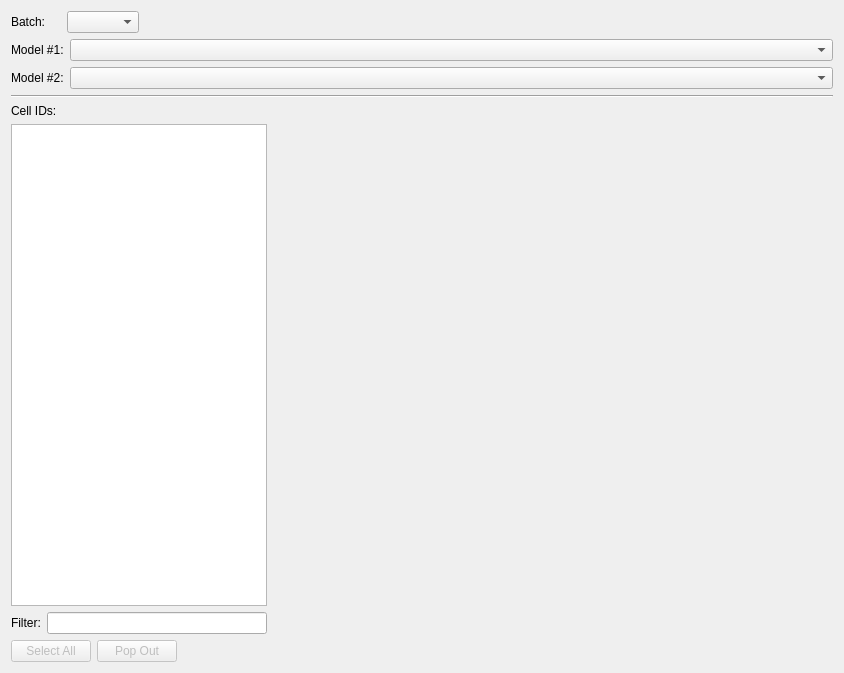
<?xml version="1.0" encoding="UTF-8"?>
<ui version="4.0">
 <class>Form</class>
 <widget class="QWidget" name="Form">
  <property name="geometry">
   <rect>
    <x>0</x>
    <y>0</y>
    <width>844</width>
    <height>673</height>
   </rect>
  </property>
  <property name="windowTitle">
   <string>Compare Models</string>
  </property>
  <layout class="QVBoxLayout" name="verticalLayout">
   <item>
    <layout class="QHBoxLayout" name="horizontalLayout">
     <item>
      <widget class="QLabel" name="label">
       <property name="minimumSize">
        <size>
         <width>50</width>
         <height>0</height>
        </size>
       </property>
       <property name="text">
        <string>Batch:</string>
       </property>
      </widget>
     </item>
     <item>
      <widget class="QComboBox" name="comboBoxBatches"/>
     </item>
     <item>
      <spacer name="horizontalSpacer">
       <property name="orientation">
        <enum>Qt::Horizontal</enum>
       </property>
       <property name="sizeHint" stdset="0">
        <size>
         <width>40</width>
         <height>20</height>
        </size>
       </property>
      </spacer>
     </item>
    </layout>
   </item>
   <item>
    <layout class="QHBoxLayout" name="horizontalLayout_3">
     <item>
      <widget class="QLabel" name="label_2">
       <property name="minimumSize">
        <size>
         <width>50</width>
         <height>0</height>
        </size>
       </property>
       <property name="text">
        <string>Model #1:</string>
       </property>
      </widget>
     </item>
     <item>
      <widget class="QComboBox" name="comboBoxModel1">
       <property name="sizePolicy">
        <sizepolicy hsizetype="Preferred" vsizetype="Fixed">
         <horstretch>1</horstretch>
         <verstretch>0</verstretch>
        </sizepolicy>
       </property>
      </widget>
     </item>
    </layout>
   </item>
   <item>
    <layout class="QHBoxLayout" name="horizontalLayout_2">
     <item>
      <widget class="QLabel" name="label_4">
       <property name="minimumSize">
        <size>
         <width>50</width>
         <height>0</height>
        </size>
       </property>
       <property name="text">
        <string>Model #2:</string>
       </property>
      </widget>
     </item>
     <item>
      <widget class="QComboBox" name="comboBoxModel2">
       <property name="sizePolicy">
        <sizepolicy hsizetype="Preferred" vsizetype="Fixed">
         <horstretch>1</horstretch>
         <verstretch>0</verstretch>
        </sizepolicy>
       </property>
      </widget>
     </item>
    </layout>
   </item>
   <item>
    <widget class="Line" name="line">
     <property name="orientation">
      <enum>Qt::Horizontal</enum>
     </property>
    </widget>
   </item>
   <item>
    <layout class="QHBoxLayout" name="horizontalLayout_4">
     <item>
      <layout class="QVBoxLayout" name="verticalLayout_2">
       <item>
        <widget class="QLabel" name="labelCellCount">
         <property name="text">
          <string>Cell IDs:</string>
         </property>
        </widget>
       </item>
       <item>
        <widget class="QListView" name="listViewCells">
         <property name="sizePolicy">
          <sizepolicy hsizetype="Expanding" vsizetype="Expanding">
           <horstretch>0</horstretch>
           <verstretch>0</verstretch>
          </sizepolicy>
         </property>
         <property name="selectionMode">
          <enum>QAbstractItemView::ExtendedSelection</enum>
         </property>
        </widget>
       </item>
       <item>
        <layout class="QHBoxLayout" name="horizontalLayout_6">
         <item>
          <widget class="QLabel" name="label_3">
           <property name="text">
            <string>Filter:</string>
           </property>
          </widget>
         </item>
         <item>
          <widget class="QLineEdit" name="lineEditCellFilter"/>
         </item>
        </layout>
       </item>
       <item>
        <layout class="QHBoxLayout" name="horizontalLayout_5">
         <item>
          <widget class="QPushButton" name="pushButtonToggle">
           <property name="enabled">
            <bool>false</bool>
           </property>
           <property name="text">
            <string>Select All</string>
           </property>
          </widget>
         </item>
         <item>
          <widget class="QPushButton" name="pushButtonPopOut">
           <property name="enabled">
            <bool>false</bool>
           </property>
           <property name="text">
            <string>Pop Out</string>
           </property>
          </widget>
         </item>
         <item>
          <spacer name="horizontalSpacer_2">
           <property name="orientation">
            <enum>Qt::Horizontal</enum>
           </property>
           <property name="sizeHint" stdset="0">
            <size>
             <width>40</width>
             <height>20</height>
            </size>
           </property>
          </spacer>
         </item>
        </layout>
       </item>
      </layout>
     </item>
     <item>
      <widget class="CompPlotWidget" name="widgetPlot" native="true">
       <property name="sizePolicy">
        <sizepolicy hsizetype="Preferred" vsizetype="Preferred">
         <horstretch>1</horstretch>
         <verstretch>0</verstretch>
        </sizepolicy>
       </property>
       <property name="maximumSize">
        <size>
         <width>16777215</width>
         <height>16777215</height>
        </size>
       </property>
      </widget>
     </item>
    </layout>
   </item>
  </layout>
 </widget>
 <customwidgets>
  <customwidget>
   <class>CompPlotWidget</class>
   <extends>QWidget</extends>
   <header>ui_promoted</header>
   <container>1</container>
  </customwidget>
 </customwidgets>
 <resources/>
 <connections/>
</ui>
